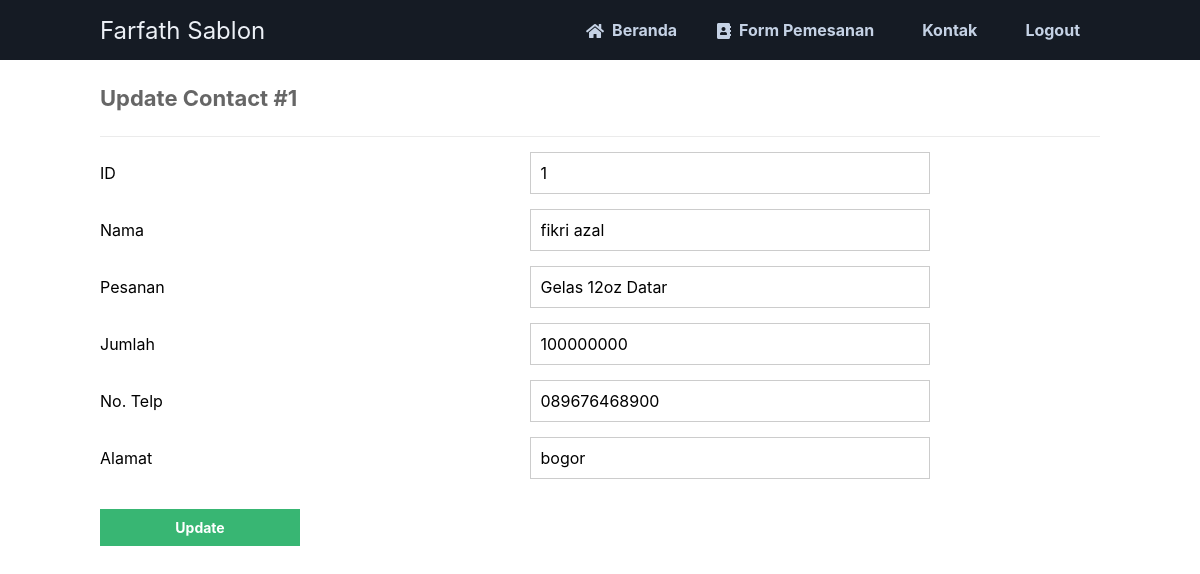
Page /update.php?id=1 on the committed database.
### tables this page shows
CREATE TABLE `pemesanan` (
  `id` int(11) NOT NULL,
  `nama` varchar(50) NOT NULL,
  `pesanan` varchar(50) NOT NULL,
  `jumlah` varchar(50) NOT NULL,
  `notelp` varchar(20) NOT NULL,
  `alamat` varchar(100) NOT NULL
);

### update.php (the view, shortened to what this page needs)
<?php
include 'functions.php';
$pdo = pdo_connect_mysql();
if (isset($_GET['id'])) {
    $stmt = $pdo->prepare('SELECT * FROM pemesanan WHERE id = ?');
    $stmt->execute([$_GET['id']]);
    $contact = $stmt->fetch(PDO::FETCH_ASSOC);
} else {
    exit('No ID specified!');
}
?>
<?=template_header('Read')?>
<div class="content update">
	<h2>Update Contact #<?=$contact['id']?></h2>
    <form action="update.php?id=<?=$contact['id']?>" method="post">
  <div class="form-group">
    <label for="id">ID</label>
    <input type="text" name="id" value="<?=$contact['id']?>" id="id" class="form-control" readonly>
  </div>
  <div class="form-group">
    <label for="nama">Nama</label>
    <input type="text" name="nama" value="<?=$contact['nama']?>" id="nama" class="form-control">
  </div>
  <div class="form-group">
    <label for="pesanan">Pesanan</label>
    <input type="text" name="pesanan" value="<?=$contact['pesanan']?>" id="title" class="form-control">
  </div>
  <div class="form-group">
    <label for="jumlah">Jumlah</label>
    <input type="text" name="jumlah" value="<?=$contact['jumlah']?>" id="jumlah" class="form-control">
  </div>
  <div class="form-group">
    <label for="notelp">No. Telp</label>
    <input type="text" name="notelp" value="<?=$contact['notelp']?>" id="notelp" class="form-control">
  </div>
  <div class="form-group">
    <label for="alamat">Alamat</label>
    <input type="text" name="alamat" value="<?=$contact['alamat']?>" id="alamat" class="form-control">
  </div>
  <input type="submit" value="Update" class="btn btn-primary mt-3">
</form>
</div>
<?=template_footer()?>

### style.css (style rules this page uses)
* { box-sizing: border-box; font-family: -apple-system, BlinkMacSystemFont, "segoe ui", roboto, oxygen, ubuntu, cantarell, "fira sans", "droid sans", "helvetica neue", Arial, sans-serif; font-size: 16px; -webkit-font-smoothing: antialiased; -moz-osx-font-smoothing: grayscale; }
body { background-color: #FFFFFF; margin: 0; }
.content { width: 1000px; margin: 0 auto; }
.content h2 { margin: 0; padding: 25px 0; font-size: 22px; border-bottom: 1px solid #ebebeb; color: #666666; }
.update form { padding: 15px 0; display: flex; flex-flow: wrap; }
.update form label { display: inline-flex; width: 400px; padding: 10px 0; margin-right: 25px; }
.update form input { padding: 10px; width: 400px; margin-right: 25px; margin-bottom: 15px; border: 1px solid #cccccc; }
.update form input[type="submit"] { display: block; background-color: #38b673; border: 0; font-weight: bold; font-size: 14px; color: #FFFFFF; cursor: pointer; width: 200px; margin-top: 15px; }

### rows in the picture
pemesanan: id "1", nama "fikri azal", pesanan "Gelas 12oz Datar", jumlah "100000000", notelp "089676468900", alamat "bogor"
